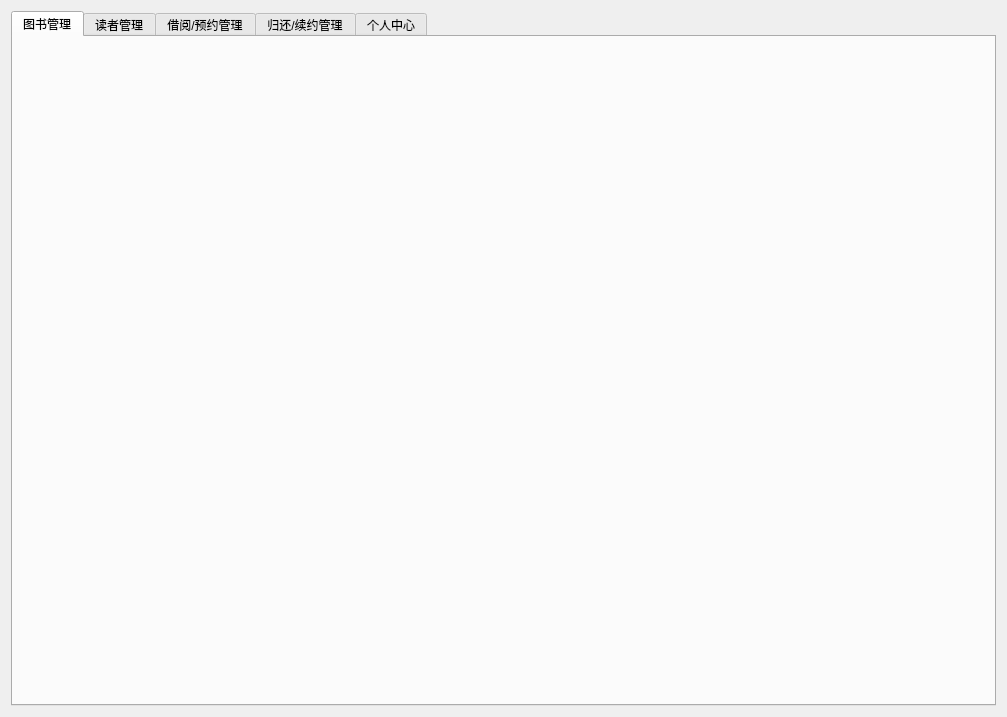
<?xml version="1.0" encoding="UTF-8"?>
<ui version="4.0">
 <class>AdminFunc</class>
 <widget class="QWidget" name="AdminFunc">
  <property name="geometry">
   <rect>
    <x>0</x>
    <y>0</y>
    <width>1007</width>
    <height>717</height>
   </rect>
  </property>
  <property name="windowTitle">
   <string>Form</string>
  </property>
  <layout class="QGridLayout" name="gridLayout">
   <item row="0" column="0">
    <widget class="QTabWidget" name="tabWidget">
     <property name="currentIndex">
      <number>0</number>
     </property>
     <widget class="QWidget" name="tab">
      <attribute name="title">
       <string>图书管理</string>
      </attribute>
     </widget>
     <widget class="QWidget" name="tab_2">
      <attribute name="title">
       <string>读者管理</string>
      </attribute>
     </widget>
     <widget class="QWidget" name="tab_3">
      <attribute name="title">
       <string>借阅/预约管理</string>
      </attribute>
     </widget>
     <widget class="QWidget" name="tab_4">
      <attribute name="title">
       <string>归还/续约管理</string>
      </attribute>
     </widget>
     <widget class="QWidget" name="tab_5">
      <attribute name="title">
       <string>个人中心</string>
      </attribute>
     </widget>
    </widget>
   </item>
  </layout>
 </widget>
 <resources/>
 <connections/>
</ui>
